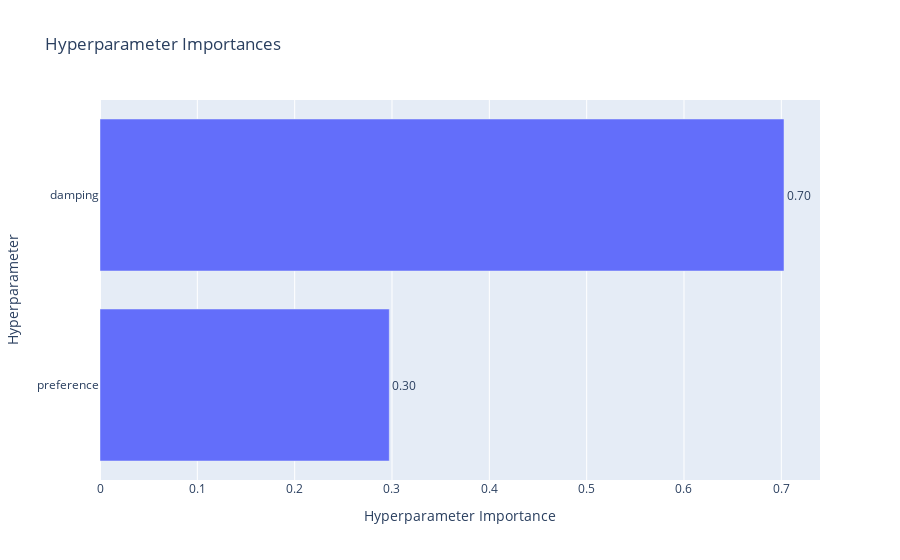

The notebook cell saved with this chart:
### Code cell
# Vẽ tầm quan trọng của các tham số
optuna.visualization.plot_param_importances(study).show()

### Figure 1 — Plotly figure (JSON) as saved in the notebook; plotly's stock layout.template omitted (floating-point values rounded to 4 significant figures)
{"data": [{"cliponaxis": false, "hovertemplate": ["preference (CategoricalDistribution): 0.2972480559830838<extra></extra>", "damping (CategoricalDistribution): 0.7027519440169162<extra></extra>"], "name": "Objective Value", "orientation": "h", "text": ["0.30", "0.70"], "textposition": "outside", "type": "bar", "x": [0.2972, 0.7028], "y": ["preference", "damping"]}], "layout": {"title": {"text": "Hyperparameter Importances"}, "xaxis": {"title": {"text": "Hyperparameter Importance"}}, "yaxis": {"title": {"text": "Hyperparameter"}}}}
